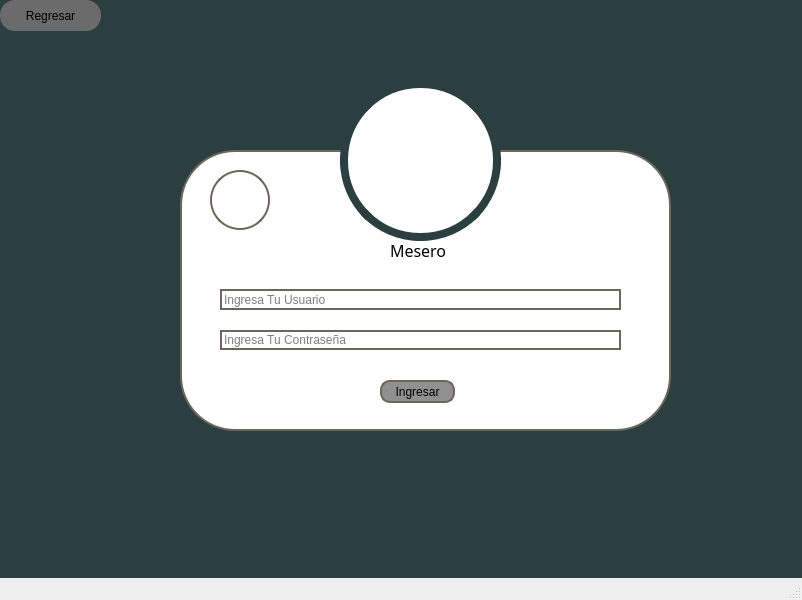
<?xml version="1.0" encoding="UTF-8"?>
<ui version="4.0">
 <class>MainWindow</class>
 <widget class="QMainWindow" name="MainWindow">
  <property name="geometry">
   <rect>
    <x>0</x>
    <y>0</y>
    <width>802</width>
    <height>600</height>
   </rect>
  </property>
  <property name="windowTitle">
   <string>MainWindow</string>
  </property>
  <widget class="QWidget" name="centralwidget">
   <widget class="QWidget" name="widget" native="true">
    <property name="geometry">
     <rect>
      <x>0</x>
      <y>0</y>
      <width>951</width>
      <height>641</height>
     </rect>
    </property>
    <property name="sizePolicy">
     <sizepolicy hsizetype="Preferred" vsizetype="Preferred">
      <horstretch>20</horstretch>
      <verstretch>20</verstretch>
     </sizepolicy>
    </property>
    <property name="layoutDirection">
     <enum>Qt::LeftToRight</enum>
    </property>
    <property name="autoFillBackground">
     <bool>false</bool>
    </property>
    <property name="styleSheet">
     <string notr="true">background-color: rgb(43, 63, 65);</string>
    </property>
    <widget class="QWidget" name="widget_2" native="true">
     <property name="geometry">
      <rect>
       <x>180</x>
       <y>150</y>
       <width>491</width>
       <height>281</height>
      </rect>
     </property>
     <property name="styleSheet">
      <string notr="true">background-color: rgb(255, 255, 255);
border: 2px solid #6B675A;
border-radius: 55px;</string>
     </property>
     <widget class="QLineEdit" name="lineEditUser">
      <property name="geometry">
       <rect>
        <x>40</x>
        <y>139</y>
        <width>401</width>
        <height>21</height>
       </rect>
      </property>
      <property name="text">
       <string/>
      </property>
      <property name="placeholderText">
       <string>Ingresa Tu Usuario</string>
      </property>
     </widget>
     <widget class="QLineEdit" name="lineEditPassword">
      <property name="geometry">
       <rect>
        <x>40</x>
        <y>180</y>
        <width>401</width>
        <height>20</height>
       </rect>
      </property>
      <property name="text">
       <string/>
      </property>
      <property name="placeholderText">
       <string>Ingresa Tu Contraseña</string>
      </property>
     </widget>
     <widget class="QPushButton" name="btnIngresar">
      <property name="geometry">
       <rect>
        <x>200</x>
        <y>230</y>
        <width>75</width>
        <height>23</height>
       </rect>
      </property>
      <property name="mouseTracking">
       <bool>true</bool>
      </property>
      <property name="styleSheet">
       <string notr="true">border-radius: 10px;
background-color: rgb(144, 144, 144);</string>
      </property>
      <property name="text">
       <string>Ingresar</string>
      </property>
     </widget>
     <widget class="QLabel" name="label_4">
      <property name="geometry">
       <rect>
        <x>210</x>
        <y>90</y>
        <width>151</width>
        <height>20</height>
       </rect>
      </property>
      <property name="font">
       <font>
        <family>Arial Black</family>
        <pointsize>12</pointsize>
       </font>
      </property>
      <property name="styleSheet">
       <string notr="true">border: none;</string>
      </property>
      <property name="text">
       <string>Mesero</string>
      </property>
     </widget>
     <widget class="QLabel" name="label_5">
      <property name="geometry">
       <rect>
        <x>30</x>
        <y>20</y>
        <width>60</width>
        <height>60</height>
       </rect>
      </property>
      <property name="styleSheet">
       <string notr="true">border: 2px solid #6B675A;
border-radius: 30px;</string>
      </property>
      <property name="text">
       <string/>
      </property>
      <property name="pixmap">
       <pixmap>../Imagenes proyecto/Imagenes proyecto/logo.png</pixmap>
      </property>
      <property name="scaledContents">
       <bool>true</bool>
      </property>
     </widget>
    </widget>
    <widget class="QPushButton" name="btn_back">
     <property name="geometry">
      <rect>
       <x>0</x>
       <y>0</y>
       <width>101</width>
       <height>31</height>
      </rect>
     </property>
     <property name="styleSheet">
      <string notr="true">background-color: rgb(107, 107, 107);
border-radius: 15px;</string>
     </property>
     <property name="text">
      <string>Regresar</string>
     </property>
     <property name="icon">
      <iconset>
       <normaloff>../Imagenes proyecto/Imagenes proyecto/regresar.svg</normaloff>../Imagenes proyecto/Imagenes proyecto/regresar.svg</iconset>
     </property>
    </widget>
    <widget class="QPushButton" name="btn_icon">
     <property name="geometry">
      <rect>
       <x>340</x>
       <y>80</y>
       <width>161</width>
       <height>161</height>
      </rect>
     </property>
     <property name="styleSheet">
      <string notr="true">border-radius: 80px;
background-color: rgb(255, 255, 255);
border: 8px solid rgb(43, 63, 65);</string>
     </property>
     <property name="text">
      <string/>
     </property>
     <property name="icon">
      <iconset>
       <normaloff>../../assets/mesero.png</normaloff>../../assets/mesero.png</iconset>
     </property>
     <property name="iconSize">
      <size>
       <width>128</width>
       <height>128</height>
      </size>
     </property>
    </widget>
   </widget>
  </widget>
  <widget class="QMenuBar" name="menubar">
   <property name="geometry">
    <rect>
     <x>0</x>
     <y>0</y>
     <width>802</width>
     <height>21</height>
    </rect>
   </property>
  </widget>
  <widget class="QStatusBar" name="statusbar"/>
 </widget>
 <resources/>
 <connections/>
</ui>
